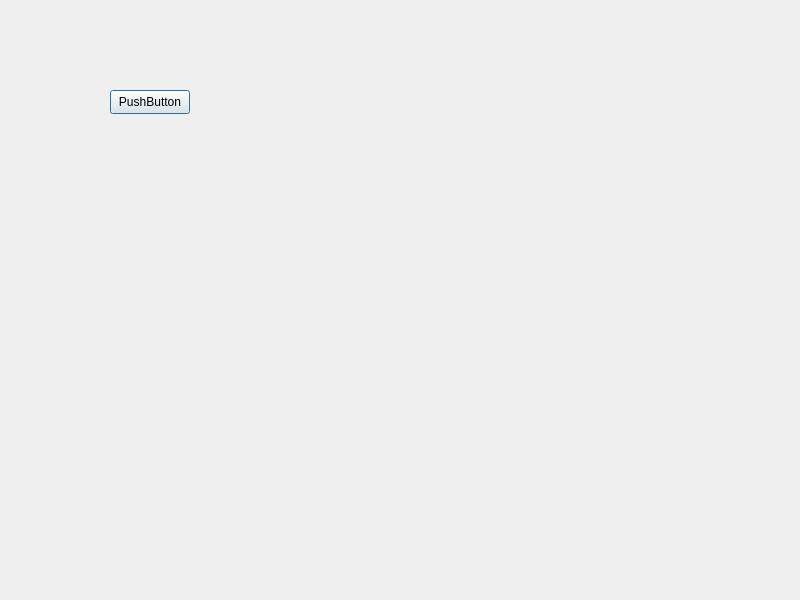
<?xml version="1.0" encoding="UTF-8"?>
<ui version="4.0">
 <class>Dialog</class>
 <widget class="QDialog" name="Dialog">
  <property name="geometry">
   <rect>
    <x>0</x>
    <y>0</y>
    <width>800</width>
    <height>600</height>
   </rect>
  </property>
  <property name="windowTitle">
   <string>Dialog</string>
  </property>
  <widget class="QPushButton" name="pushButton">
   <property name="geometry">
    <rect>
     <x>110</x>
     <y>90</y>
     <width>80</width>
     <height>24</height>
    </rect>
   </property>
   <property name="text">
    <string>PushButton</string>
   </property>
  </widget>
 </widget>
 <resources/>
 <connections/>
</ui>
